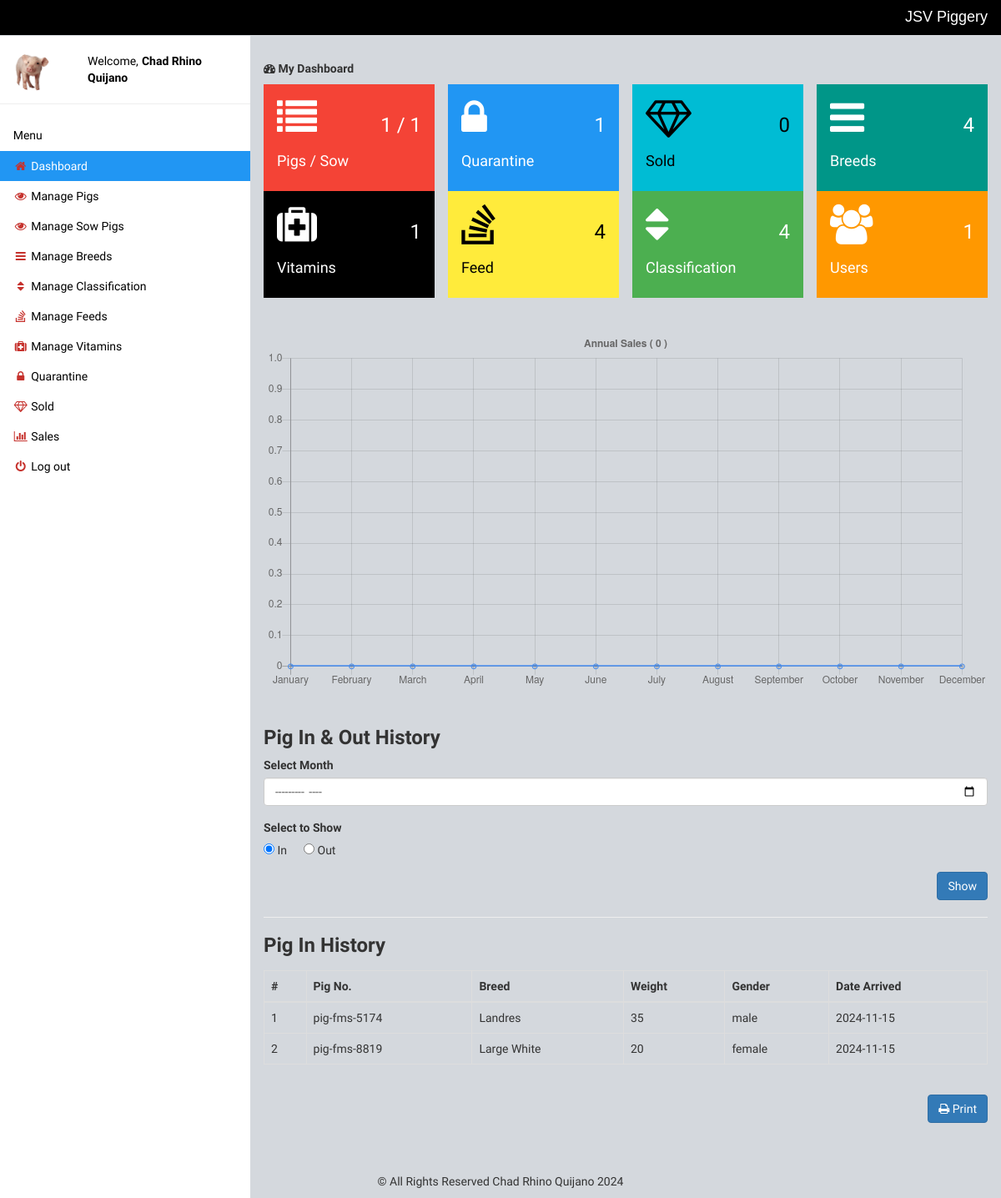
Screenshot of /dashboard.php (signed in) with the database file from the repository.
### tables this page shows
CREATE TABLE `pigs` (
  `id` int(11) NOT NULL,
  `pigno` varchar(255) NOT NULL,
  `breed_id` int(11) NOT NULL,
  `weight` varchar(10) NOT NULL,
  `img` varchar(255) NOT NULL,
  `gender` varchar(10) NOT NULL,
  `arrived` varchar(10) NOT NULL,
  `remark` text NOT NULL,
  `description` varchar(250) NOT NULL,
  `health_status` varchar(50) NOT NULL,
  `classification_id` int(11) NOT NULL,
  `feed_id` int(11) NOT NULL,
  `vitamins_id` int(11) NOT NULL,
  `status` int(11) NOT NULL DEFAULT 1 COMMENT '1=active,2=quarantined,3=sold\r\n',
  `type` varchar(255) DEFAULT NULL,
  `month` date NOT NULL
);

CREATE TABLE `breed` (
  `id` int(11) NOT NULL,
  `name` varchar(255) NOT NULL
);

### dashboard.php (the view, shortened to what this page needs)
<?php include 'setting/system.php'; ?>
<?php include 'theme/head.php'; ?>
<?php include 'theme/sidebar.php'; ?>
<div class="w3-main" style="margin-left:300px;margin-top:43px;">
  <header class="w3-container dont-print" style="padding-top:22px">
    <h5><b><i class="fa fa-dashboard"></i> My Dashboard</b></h5>
  </header>
  <?php include 'inc/data.php'; ?>
  <div class="w3-container dont-print" style="padding-top:22px">
    <canvas id="myChart" style="width:100%;"></canvas>
  </div>
  <div class="w3-container" style="padding-top:22px" id="history">
    <h3 class="dont-print"><b>Pig In & Out History</b></h3>
    <form method="post" class="w3-margin-bottom dont-print" >
      <label>Select Month</label>
      <input type="month" class="form-control" name="month" min="<?= date('Y-m') ?>" value="<?= isset($_POST['month']) ? $_POST['month'] : '' ?>">
      <div class="w3-margin-top">
        <label>Select to Show</label>
        <div style="display: flex; gap: 20px;">
          <div>
            <input type="radio" name="type" value="1" <?php
              if (isset($_POST['month'])) {
                if ($_POST['type'] == 1) {
                  echo 'checked';
                }
              }else{
                echo 'checked';
              }
            ?> >
            In
          </div>
          <div>
            <input type="radio" name="type" value="2" <?php
              if (isset($_POST['month'])) {
                if ($_POST['type'] == 2) {
                  echo 'checked';
                }
              }
            ?> >
            Out
          </div>
        </div>
      </div>
      <div style="text-align: right;">
        <button type="submit" class="btn btn-primary w3-margin-top">Show</button>
      </div>
    </form>
    <hr class="dont-print">
    <?php
    if (isset($_POST['month'])) {
      $month = date('m', strtotime($_POST['month']));
      $year = date('Y', strtotime($_POST['month']));
      $type = $_POST['type'];
      ?>
      <script>
        window.location.href = "#history"
      </script>
      <?php
      if ($type == 1) {
        ?>
       <h3 class="w3-margin-bottom"><b>Pig In History</b></h3>
        <table class="table table-hover table-bordered">
          <thead>
            <th>#</th>
            <th>Pig No.</th>
            <th>Breed</th>
            <th>Weight</th>
            <th>Gender</th>
            <th>Date Arrived</th>
          </thead>
          <tbody>
            <?php
            $i = 1;
            $get_history_enter = $db->query("SELECT p.*, b.name AS breed FROM pigs p LEFT JOIN breed b ON p.breed_id = b.id WHERE MONTH(p.arrived) = '$month'");
            if ($get_history_enter->rowCount() > 0) {
            foreach ($get_history_enter as $entered) {
            ?>
              <tr>
                <td><?= $i++ ?></td>
                <td><?= $entered['pigno'] ?></td>
                <td><?= $entered['breed'] ?></td>
                <td><?= $entered['weight'] ?></td>
                <td><?= $entered['gender'] ?></td>
                <td><?= $entered['arrived'] ?></td>
              </tr>
            <?php
            }
            }else{
              ?>
              <tr>
                <td style="text-align: center;" colspan="7">
                  No record found
                </td>
              </tr>
              <?php
            }
            ?>
          </tbody>
        </table>
      <?php
      }else{
        ?>
        <h3 class="w3-margin-bottom"><b>Pig Out History</b></h3>
         <table class="table table-hover table-bordered" >
      <thead>
        <th>#</th>
        <th>Pig No.</th>
        <th>Breed</th>
        <th>Weight</th>
        <th>Buyer</th>
        <th>Price</th>
        <th>Cash</th>
        <th>Date Sold</th>
      </thead>
      <tbody>
        <?php
        $i = 1;
        $get_history_out = $db->query("SELECT p.*, b.name AS breed, s.buyer, s.price AS price_sold, s.money, s.date_sold, s.money FROM pigs p INNER JOIN sold s ON p.id = s.pig_id LEFT JOIN breed b ON p.breed_id = b.id WHERE MONTH(s.date_sold) = '$month' ");
        if ($get_history_out->rowCount() > 0) {
        foreach ($get_history_out as $out) {
        ?>
          <tr>
            <td><?= $i++ ?></td>
            <td><?= $out['pigno'] ?></td>
            <td><?= $out['breed'] ?></td>
            <td><?= $out['weight'] ?></td>
            <td><?= $out['buyer'] ?></td>
            <td><?= number_format($out['price_sold']) ?></td>
            <td><?= number_format($out['money']) ?></td>
            <td><?= $out['date_sold'] ?></td>
          </tr>
        <?php
        }
      }else{
        ?>
        <tr>
          <td style="text-align: center;" colspan="8">
            No record found
          </td>
        </tr>
        <?php
      }
        ?>
      </tbody>
    </table>
        <?php
      }
    } else {
    ?>
    <h3 class="w3-margin-bottom"><b>Pig In History</b></h3>
      <table class="table table-hover table-bordered">
        <thead>
          <th>#</th>
          <th>Pig No.</th>
          <th>Breed</th>
          <th>Weight</th>
          <th>Gender</th>
          <th>Date Arrived</th>
        </thead>
        <tbody>
          <?php
          $i = 1;
          $get_history_enter = $db->query("SELECT p.*, b.name AS breed FROM pigs p LEFT JOIN breed b ON p.breed_id = b.id");
          if ($get_history_enter->rowCount() > 0) {
            foreach ($get_history_enter as $entered) {
            ?>
              <tr>
                <td><?= $i++ ?></td>
                <td><?= $entered['pigno'] ?></td>
                <td><?= $entered['breed'] ?></td>
                <td><?= $entered['weight'] ?></td>
                <td><?= $entered['gender'] ?></td>
                <td><?= $entered['arrived'] ?></td>
              </tr>
            <?php
            }
            }
          ?>
        </tbody>
      </table>
    <?php
    }
    ?>
<button type="button" onclick="print()" class="btn btn-primary dont-print w3-margin-top" style="float: right;"><i class="fa fa-print"></i> Print</button>
  </div>
  <?php
    function getSold($month, $conn){
      $year = date('Y');
      $stmt = $conn->query("SELECT SUM(price) AS TOTAL FROM sold WHERE MONTH(date_sold) = '$month' AND YEAR(date_sold) = '$year'");
      if ($stmt->rowCount() > 0) {
        $fetch = $stmt->fetch(PDO::FETCH_OBJ);
        $result = $fetch->TOTAL;
      }else{
        $result = 0;
      }
      return $result;
    }
    $jan = getSold("01", $db) ?? 0;
    $feb = getSold("02", $db) ?? 0;
    $mar = getSold("03", $db) ?? 0;
    $apr = getSold("04", $db) ?? 0;
    $may = getSold("05", $db) ?? 0;
    $jun = getSold("06", $db) ?? 0;
    $july = getSold("07", $db) ?? 0;
    $aug = getSold("08", $db) ?? 0;
    $sept = getSold("09", $db) ?? 0;
    $oct = getSold("10", $db) ?? 0;
    $nov = getSold("11", $db) ?? 0;
    $dec = getSold("12", $db) ?? 0;
    $total_sales = $jan + $feb + $mar + $apr + $may + $jun + $july + $aug + $sept + $oct + $nov + $dec;
  ?>
  <script>
    var xValues = ["January", "February", "March", "April", "May", "June", "July", "August", "September", "October", "November", "December"];
    var yValues = [<?php echo $jan;  ?>, <?php echo $feb;  ?>, <?php echo $mar;  ?>, <?php echo $apr;  ?>, <?php echo $may;  ?>, <?php echo $jun;  ?>, <?php echo $july;  ?>, <?php echo $aug;  ?>, <?php echo $sept;  ?>, <?php echo $oct;  ?>, <?php echo $nov;  ?>, <?php echo $dec;  ?>];
    // var barColors = ["#478ef2", "#478ef2", "#478ef2", "#478ef2", "#478ef2", "#478ef2", "#478ef2", "#478ef2"];
    new Chart("myChart", {
      type: "line",
      data: {
        labels: xValues,
        datasets: [{
          borderColor: "#478ef2",
          data: yValues
        }]
      },
      options: {
        legend: {
          display: false
        },
        title: {
          display: true,
          text: "Annual Sales ( <?= number_format($total_sales) ?> )"
        },
        scales: {
      yAxes: [{ticks: {min: 0}}],
    }
      }
    });
  </script>
</div>
<?php include 'theme/foot.php'; ?>

### theme/head.php (shortened to what this page needs)
<!DOCTYPE html>
<html>
<head>
<link rel="stylesheet" href="./plugin/w3.css">
<link rel="stylesheet" href="./plugin/bootstrap.min.css">
<link rel="stylesheet" href="./plugin/font-awesome.min.css">
<link rel="stylesheet" type="text/css" href="https://cdn.datatables.net/1.10.16/css/dataTables.bootstrap.min.css">
<link rel="stylesheet" type="text/css" href="https://cdnjs.cloudflare.com/ajax/libs/bootstrap-datepicker/1.7.1/css/bootstrap-datepicker.min.css">
</head>
<body>

### theme/sidebar.php (shortened to what this page needs)
<?php
$url = implode(explode('/jsv', strtolower($_SERVER['REQUEST_URI'])));
$active = "w3-blue";
?>
<div class="w3-bar w3-top w3-black w3-large dont-print" style="z-index:4">
  <span class="w3-bar-item w3-right" style="font-family: sans-serif;"><?php echo NAME_X; ?></span>
</div>
<nav class="w3-sidebar w3-collapse w3-white w3-animate-left dont-print" style="z-index:3;width:300px;" id="mySidebar"><br>
  <div class="w3-container w3-row">
    <div class="w3-col s4">
      <img src="img/pig.png" class="w3-circle w3-margin-right" style="width:46px">
    </div>
    <div class="w3-col s8 w3-bar">
      <span>Welcome, <strong><?php echo ucwords($_SESSION['name']); ?></strong></span><br>
    </div>
  </div>
  <hr>
  <div class="w3-container">
    <h5>Menu</h5>
  </div>
  <div class="w3-bar-block">
    <a href="dashboard.php" class="w3-bar-item w3-button w3-padding <?= $url == '/dashboard.php' ? $active : '' ?>"><i class="fa fa-home fa-fw" style="color: #c6322d !important;"></i> Dashboard</a>
    <a href="manage-pig.php" class="w3-bar-item w3-button w3-padding <?= $url == '/manage-pig.php' || $url == '/add-pig.php' || str_contains($url ,'/edit-pig.php') || str_contains($url ,'/quarantine.php') || str_contains($url ,'/sold.php') || str_contains($url ,'/sold-all.php') ? $active : '' ?>"><i class="fa fa-eye fa-fw" style="color: #c6322d !important;"></i> Manage Pigs</a>
    <a href="manage-anay.php" class="w3-bar-item w3-button w3-padding <?= $url == '/manage-anay.php' || str_contains($url, '/edit-anay.php') ? $active : '' ?>"><i class="fa fa-eye fa-fw" style="color: #c6322d !important;"></i> Manage Sow Pigs</a>
    <a href="manage-breed.php" class="w3-bar-item w3-button w3-padding <?= str_contains($url, '/manage-breed.php') ? $active : '' ?>"><i class="fa fa-reorder fa-fw" style="color: #c6322d !important;"></i> Manage Breeds</a>
    <a href="manage-classification.php" class="w3-bar-item w3-button w3-padding <?= $url == '/manage-classification.php' ? $active : '' ?>"><i class="fa fa-sort fa-fw" style="color: #c6322d !important;"></i> Manage Classification</a>
    <a href="manage-feed.php" class="w3-bar-item w3-button w3-padding <?= str_contains($url, '/manage-feed.php') ? $active : '' ?>"><i class="fa fa-stack-overflow fa-fw" style="color: #c6322d !important;"></i> Manage Feeds</a>
    <a href="manage-vitamins.php" class="w3-bar-item w3-button w3-padding <?= str_contains($url, '/manage-vitamins.php') ? $active : '' ?>"><i class="fa fa-medkit fa-fw" style="color: #c6322d !important;"></i> Manage Vitamins</a>
    <a href="manage-quarantine.php" class="w3-bar-item w3-button w3-padding <?= $url == '/manage-quarantine.php' ? $active : '' ?>"><i class="fa fa-lock fa-fw" style="color: #c6322d !important;"></i> Quarantine</a>
    <a href="manage-sold.php" class="w3-bar-item w3-button w3-padding <?= $url == '/manage-sold.php' || str_contains($url ,'/receipt.php') ? $active : '' ?>"><i class="fa fa-diamond fa-fw" style="color: #c6322d !important;"></i> Sold</a>
    <a href="manage-sales.php" class="w3-bar-item w3-button w3-padding <?= $url == '/manage-sales.php' ? $active : '' ?>"><i class="fa fa-bar-chart fa-fw" style="color: #c6322d !important;"></i> Sales</a>
    <a href="logout.php" class="w3-bar-item w3-button w3-padding"><i class="fa fa-power-off fa-fw" style="color: #c6322d !important;"></i> Log out</a><br><br>
  </div>
</nav>

### inc/data.php (shortened to what this page needs)
<?php
 $query = $db->query("SELECT * FROM pigs WHERE type IS NULL AND status = 1");
 $pCount = $query->rowCount();
 $sow_q = $db->query("SELECT * FROM pigs WHERE type IS NOT NULL");
 $sowCount = $sow_q->rowCount();
 $quer1 = $db->query("SELECT * FROM breed");
 $bCount = $quer1->rowCount();
 $quer2 = $db->query("SELECT * FROM classification");
 $cCount = $quer2->rowCount();
 $quer3 = $db->query("SELECT * FROM feed");
 $fCount = $quer3->rowCount();
 $quer4 = $db->query("SELECT * FROM vitamins");
 $vCount = $quer4->rowCount();
 $que5 = $db->query("SELECT * FROM quarantine");
 $quarantine = $que5->rowCount();
 $que6 = $db->query("SELECT * FROM sold");
 $sold = $que6->rowCount();
 $qu = $db->query("SELECT * FROM admin");
 $uCount = $qu->rowCount();
?>
<div class="w3-row-padding w3-margin-bottom dont-print">
    <div class="w3-quarter">
      <div class="w3-container w3-red w3-padding-16">
        <div class="w3-left"><i class="fa fa-list w3-xxxlarge"></i></div>
        <div class="w3-right">
          <h3><?php echo $pCount;  ?> / <?= $sowCount ?></h3>
        </div>
        <div class="w3-clear"></div>
        <h4>Pigs / Sow</h4>
      </div>
    </div>
    <div class="w3-quarter">
      <div class="w3-container w3-blue w3-padding-16">
        <div class="w3-left"><i class="fa fa-lock w3-xxxlarge"></i></div>
        <div class="w3-right">
          <h3><?php echo $quarantine;  ?></h3>
        </div>
        <div class="w3-clear"></div>
        <h4>Quarantine</h4>
      </div>
    </div>
    <div class="w3-quarter">
      <div class="w3-container w3-cyan w3-padding-16">
        <div class="w3-left"><i class="fa fa-diamond w3-xxxlarge"></i></div>
        <div class="w3-right">
          <h3><?php echo $sold;  ?></h3>
        </div>
        <div class="w3-clear"></div>
        <h4>Sold</h4>
      </div>
    </div>
    <div class="w3-quarter">
      <div class="w3-container w3-teal w3-padding-16">
        <div class="w3-left"><i class="fa fa-reorder w3-xxxlarge"></i></div>
        <div class="w3-right">
          <h3><?php echo $bCount;  ?></h3>
        </div>
        <div class="w3-clear"></div>
        <h4>Breeds</h4>
      </div>
    </div>
    <div class="w3-quarter">
      <div class="w3-container w3-black w3-padding-16">
        <div class="w3-left"><i class="fa fa-medkit w3-xxxlarge"></i></div>
        <div class="w3-right">
          <h3><?php echo $vCount;  ?></h3>
        </div>
        <div class="w3-clear"></div>
        <h4>Vitamins</h4>
      </div>
    </div>
    <div class="w3-quarter">
      <div class="w3-container w3-yellow w3-padding-16">
        <div class="w3-left"><i class="fa fa-stack-overflow w3-xxxlarge"></i></div>
        <div class="w3-right">
          <h3><?php echo $fCount;  ?></h3>
        </div>
        <div class="w3-clear"></div>
        <h4>Feed
        </h4>
      </div>
    </div><div class="w3-quarter">
      <div class="w3-container w3-green w3-padding-16">
        <div class="w3-left"><i class="fa fa-sort w3-xxxlarge"></i></div>
        <div class="w3-right">
          <h3><?php echo $cCount;  ?></h3>
        </div>
        <div class="w3-clear"></div>
        <h4>Classification</h4>
      </div>
    </div>
    <div class="w3-quarter">
      <div class="w3-container w3-orange w3-text-white w3-padding-16">
        <div class="w3-left"><i class="fa fa-users w3-xxxlarge"></i></div>
        <div class="w3-right">
          <h3><?php echo $uCount;  ?></h3>
        </div>
        <div class="w3-clear"></div>
        <h4>Users</h4>
      </div>
    </div>
  </div>

### theme/foot.php (shortened to what this page needs)
<p class="text-center dont-print" style="margin-top: 5%">
	&copy; All Rights Reserved Chad Rhino Quijano 2024
</p>
</body>
</html>

### theme/head.php (style rules this page uses)
body { font-family: 'Baumans'; background-color: #d4d8dd; }

### rows the page displays
pigs: pigno "pig-fms-5174", breed.name "Landres", weight "35", gender "male", arrived "2024-11-15"
pigs: pigno "pig-fms-8819", breed.name "Large White", weight "20", gender "female", arrived "2024-11-15"

### other values shown
NAME_X "JSV Piggery"
$_SESSION['name'] "Chad Rhino Quijano"
$pCount "1"
$sowCount "1"
$quarantine "1"
$sold "0"
$bCount "4"
$vCount "1"
$fCount "4"
$cCount "4"
$uCount "1"
chart data {{ $jan }} 0
chart data {{ $feb }} 0
chart data {{ $mar }} 0
chart data {{ $apr }} 0
